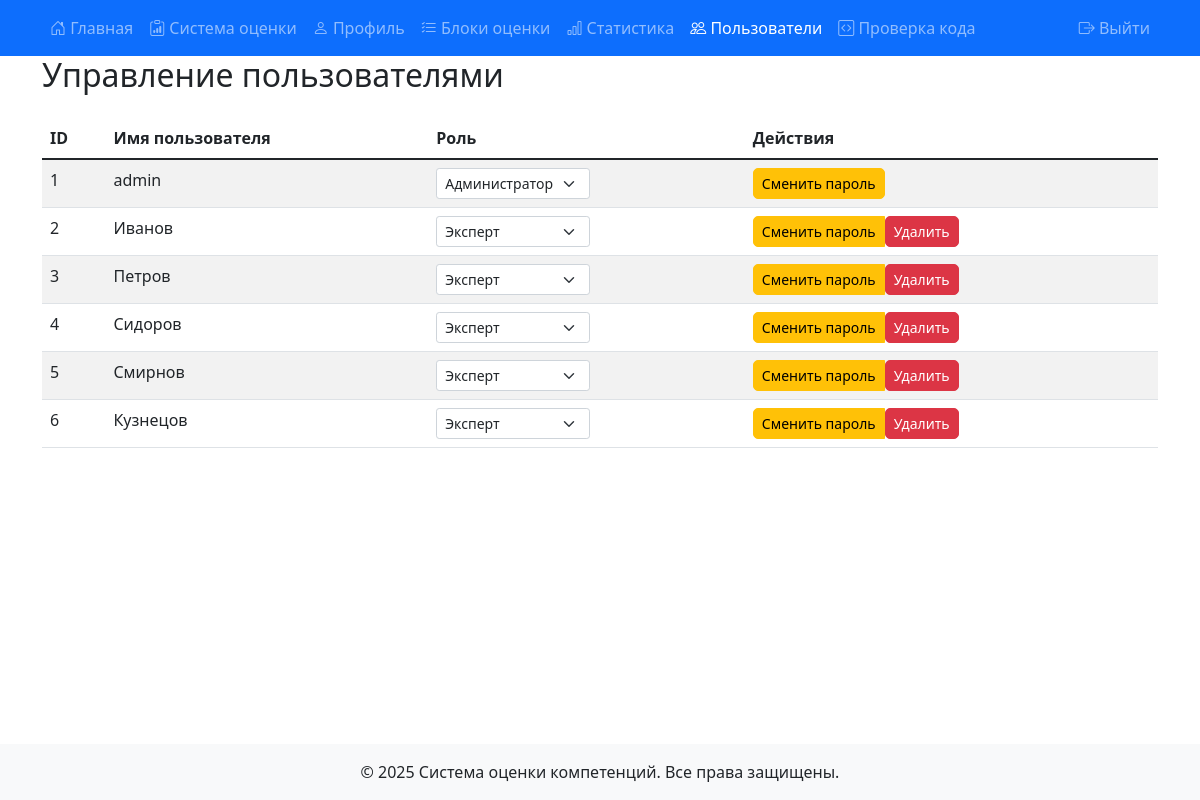
/manage_users (signed in), run on an earlier commit of the app's database.
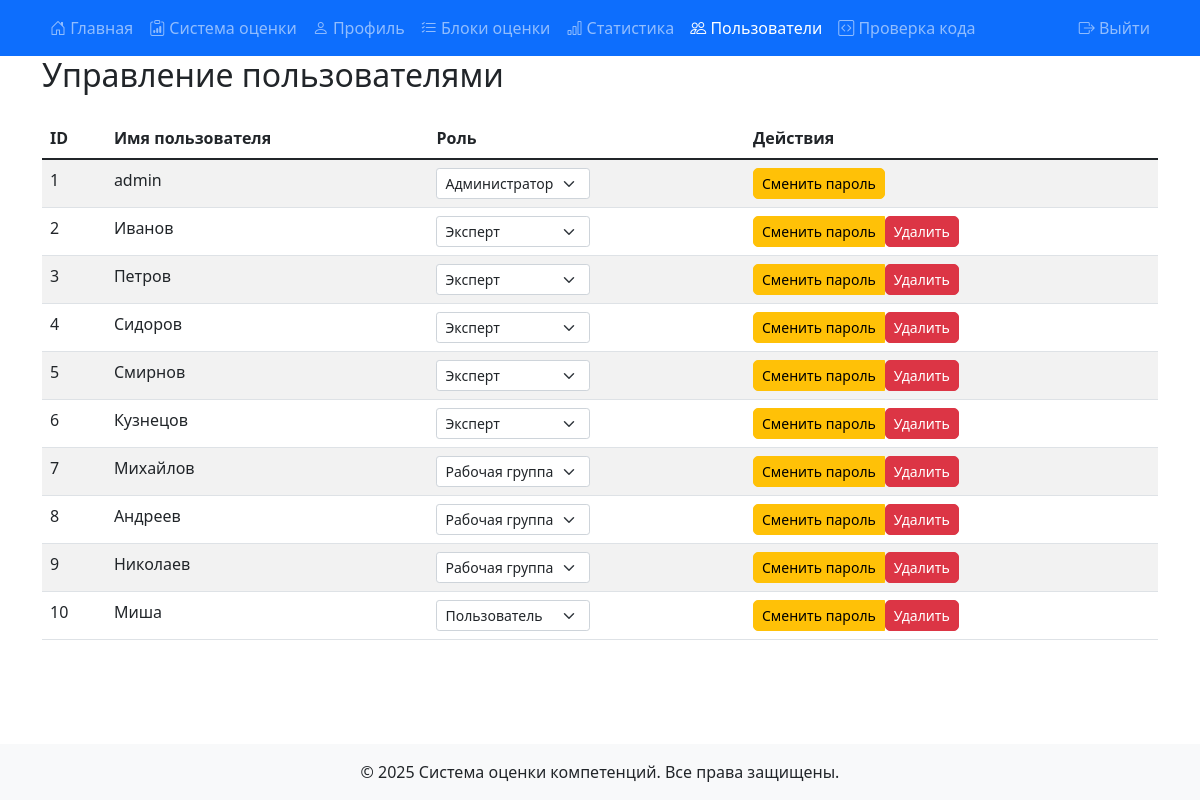
And on a later commit of the database.
### models.py (models this page shows, shortened)
class User(UserMixin, db.Model):
    id = db.Column(db.Integer, primary_key=True)
    username = db.Column(db.String(80), unique=True, nullable=False)
    password = db.Column(db.String(120), nullable=False)
    role = db.Column(db.String(20), default='user')

### 1.py (the view)
@app.route('/manage_users')
@role_required(['admin'])
def manage_users():
    users = User.query.all()
    return render_template('admin_users.html', users=users)

### 1.py (called while the page is built)
@login_manager.user_loader
def load_user(user_id):
    return db.session.get(User, int(user_id))

def debug_print(message):
    print(f"[DEBUG] {message}")
    logger.debug(message)
    with open('debug.log', 'a', encoding='utf-8') as f:
        f.write(f"{datetime.now().strftime('%Y-%m-%d %H:%M:%S')} - {message}\n")

def sync_session_role():
    if 'user_id' in session:
        user = db.session.get(User, session['user_id'])
        if user and session.get('role') != user.role:
            session['role'] = user.role
            debug_print(f"Synchronized session role to {user.role} for user {user.username}")

@app.before_request
def before_request():
    try:
        if current_user.is_authenticated and ('user_id' not in session or session.get('user_id') != current_user.id):
            session['user_id'] = current_user.id
            session['role'] = current_user.role
            session['username'] = current_user.username
            debug_print(f"Синхронизирована сессия с Flask-Login: user_id={current_user.id}")
        elif 'user_id' in session and not current_user.is_authenticated:
            user = db.session.get(User, session['user_id'])
            if user:
                login_user(user)
                debug_print(f"Восстановлена аутентификация из сессии: user_id={user.id}")
    except Exception as e:
        debug_print(f"Ошибка синхронизации аутентификации: {str(e)}")

### templates/admin_users.html (shortened to what this page needs)
{% extends "base.html" %}
{% block content %}
<div class="container">
    <h2 class="mb-4">Управление пользователями</h2>
    <div class="table-responsive">
        <table class="table table-striped">
            <thead>
                <tr>
                    <th>ID</th>
                    <th>Имя пользователя</th>
                    <th>Роль</th>
                    <th>Действия</th>
                </tr>
            </thead>
            <tbody>
                {% for user in users %}
                <tr>
                    <td>{{ user.id }}</td>
                    <td>{{ user.username }}</td>
                    <td>
                        <form method="POST" action="{{ url_for('update_user', user_id=user.id) }}" class="d-inline">
                            <select name="role" class="form-select form-select-sm d-inline-block w-auto" onchange="this.form.submit()">
                                <option value="user" {% if user.role == 'user' %}selected{% endif %}>Пользователь</option>
                                <option value="expert" {% if user.role == 'expert' %}selected{% endif %}>Эксперт</option>
                                <option value="working_group" {% if user.role == 'working_group' %}selected{% endif %}>Рабочая группа</option>
                                <option value="admin" {% if user.role == 'admin' %}selected{% endif %}>Администратор</option>
                            </select>
                        </form>
                    </td>
                    <td>
                        <div class="btn-group" role="group">
                            <button type="button" class="btn btn-warning btn-sm"
                                    data-bs-toggle="modal"
                                    data-bs-target="#changePasswordModal{{ user.id }}">
                                Сменить пароль
                            </button>
                            {% if user.id != session['user_id'] %}
                            <form method="POST" action="{{ url_for('delete_user', user_id=user.id) }}" class="d-inline">
                                <button type="submit" class="btn btn-danger btn-sm"
                                        onclick="return confirm('Вы уверены, что хотите удалить этого пользователя?')">
                                    Удалить
                                </button>
                            </form>
                            {% endif %}
                        </div>
                    </td>
                </tr>
                {% endfor %}
            </tbody>
        </table>
    </div>
</div>
{% endblock %}

### templates/base.html (shortened to what this page needs)
<!DOCTYPE html>
<html lang="ru">
<head>
    <link href="https://cdn.jsdelivr.net/npm/bootstrap@5.1.3/dist/css/bootstrap.min.css" rel="stylesheet">
    <link rel="stylesheet" href="https://cdn.jsdelivr.net/npm/bootstrap-icons@1.7.2/font/bootstrap-icons.css">
</head>
<body>
    <nav class="navbar navbar-expand-lg navbar-dark bg-primary">
        <div class="container">
            <div class="collapse navbar-collapse" id="navbarNav">
                <ul class="navbar-nav me-auto">
                    <li class="nav-item">
                        <a class="nav-link {% if request.endpoint == 'index' %}active{% endif %}" href="{{ url_for('index') }}">
                            <i class="bi bi-house-door"></i> Главная
                        </a>
                    </li>
                    {% if session.get('user_id') %}
                        <li class="nav-item">
                            <a class="nav-link {% if request.endpoint == 'assessment_system' %}active{% endif %}" href="{{ url_for('assessment_system') }}">
                                <i class="bi bi-clipboard-data"></i> Система оценки
                            </a>
                        </li>
                        <li class="nav-item">
                            <a class="nav-link {% if request.endpoint == 'profile' %}active{% endif %}" href="{{ url_for('profile') }}">
                                <i class="bi bi-person"></i> Профиль
                            </a>
                        </li>
                        {% if session.get('role') in ['expert', 'admin'] %}
                            <li class="nav-item">
                                <a class="nav-link {% if request.endpoint == 'assessment_blocks' %}active{% endif %}" href="{{ url_for('assessment_blocks') }}">
                                    <i class="bi bi-list-check"></i> Блоки оценки
                                </a>
                            </li>
                            <li class="nav-item">
                                <a class="nav-link {% if request.endpoint == 'assessment_stats' %}active{% endif %}" href="{{ url_for('assessment_stats') }}">
                                    <i class="bi bi-bar-chart"></i> Статистика
                                </a>
                            </li>
                        {% endif %}
                        {% if session.get('role') == 'admin' %}
                            <li class="nav-item">
                                <a class="nav-link {% if request.endpoint == 'manage_users' %}active{% endif %}" href="{{ url_for('manage_users') }}">
                                    <i class="bi bi-people"></i> Пользователи
                                </a>
                            </li>
                        {% endif %}
                        {% if session.get('role') in ['admin', 'expert'] %}
                            <li class="nav-item">
                                <a class="nav-link {% if request.endpoint == 'expert_code_evaluations' %}active{% endif %}" href="{{ url_for('expert_code_evaluations') }}">
                                    <i class="bi bi-code-square"></i> Проверка кода
                                </a>
                            </li>
                        {% endif %}
                    {% endif %}
                </ul>
                <ul class="navbar-nav">
                    {% if session.get('user_id') %}
                        <li class="nav-item">
                            <a class="nav-link" href="{{ url_for('logout') }}">
                                <i class="bi bi-box-arrow-right"></i> Выйти
                            </a>
                        </li>
                    {% endif %}
                </ul>
            </div>
        </div>
    </nav>
    <div class="content">
        {% block content %}{% endblock %}
    </div>
    {% include 'footer.html' %}
</body>
</html>

### templates/footer.html
<footer class="footer mt-auto py-3 bg-light">
    <div class="container">
        <div class="text-center">
            <p class="mb-0">&copy; 2025 Система оценки компетенций. Все права защищены.</p>
        </div>
    </div>
</footer>

### templates/base.html (style rules this page uses)
body { min-height: 100vh; display: flex; flex-direction: column; }
.content { flex: 1 0 auto; }
.footer { flex-shrink: 0; }
.btn { border-radius: 5px; }

What changed in the data, as far as the page shows it:
added User: id "7", username "Михайлов", role "Рабочая группа"
added User: id "8", username "Андреев", role "Рабочая группа"
added User: id "9", username "Николаев", role "Рабочая группа"
added User: id "10", username "Миша", role "Пользователь"
